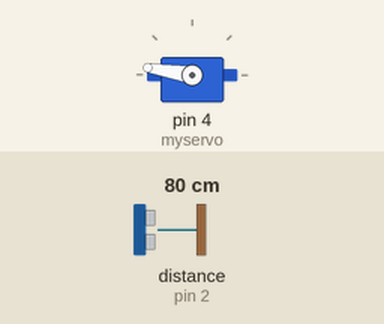
The sketch below on a simulated Arduino Uno, built with avr-gcc and run on an emulated ATmega328P. Shown: servo. Wiring (inferred from the names in the program): ultrasonic range finder: trigger pin 2; echo pin 2. Inputs (shaded band) come from the test bench; at power-on: distance to the obstacle (sensor on pin 2) 80 cm. The echo pulse lasts 58.3 µs per cm; the ROS host is connected and sends only what is stated; what the sketch prints to the serial monitor is not drawn.

Above: at 2.07 s.
4.3 s: distance to the obstacle (sensor on pin 2) set to 2 cm
At 4.53 s:
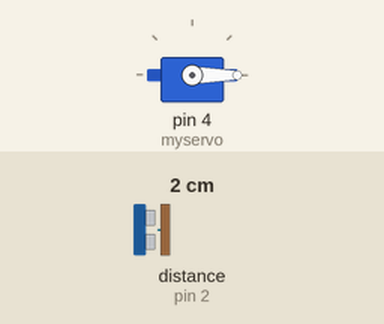
7.3 s: distance to the obstacle (sensor on pin 2) set to 250 cm
At 7.4 s:
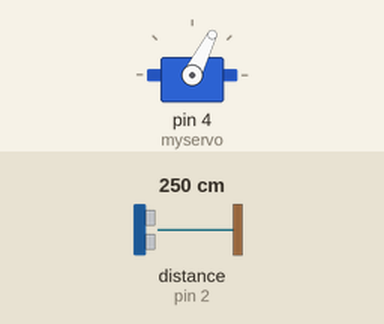
Timing chart, 0 to 16.3 s (numbered marks = the images above; inputs shaded):
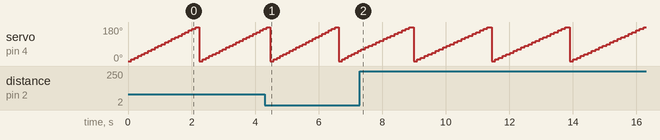

Measured:
- by itself, servo on pin 4 (myservo): ramps from 0° to 180° and jumps back, once every 2.5 s

The sketch:

Ultrascan.ino
```cpp
#include <ros.h>
#include <sensor_msgs/LaserScan.h>
#include <Servo.h>

Servo myservo;
ros::NodeHandle node;
sensor_msgs::LaserScan scan;
ros::Publisher range_pub("/ultrascan", &scan);

//define constants
const int trigPin = 2;
const int echoPin = 2;
const int maxD = 200;


// define variables
float duration;
float distance;
float ranges[20];
int count = 0;

void setup() {
  myservo.attach(4);
  myservo.write(0);
  node.initNode();
  node.advertise(range_pub);
  Serial.begin(57600);


}

void loop() {
  int count = 0;

  for (int pos = 0; pos <= 180; pos += 9) {
    myservo.write(pos);
    pinMode(trigPin, OUTPUT);
    digitalWrite(trigPin, LOW);
    delayMicroseconds(2);
    // Sets the trigPin on HIGH state for 10 micro seconds
    digitalWrite(trigPin, HIGH);
    delayMicroseconds(10);
    digitalWrite(trigPin, LOW);
    // Reads the echoPin, returns the sound wave travel time in microseconds
    pinMode(echoPin, INPUT);
    duration = pulseIn(echoPin, HIGH);
    // Calculating the distance
    distance = duration * 0.034 / 2;
    Serial.print("distance = ");
    Serial.print(distance);
    Serial.print("       angle =");
    Serial.println(pos);
    ranges[count++] = distance;
    delay(100);
  }


  /*int pos = 0;    // variable to store the servo position
    int count = 0;
    while (pos <= 180) {
    myservo.write(pos);
    Serial.print("newangle = ");
    Serial.println(pos);
    pos = pos + 9;
    pinMode(trigPin, OUTPUT);
    digitalWrite(trigPin, LOW);
    delayMicroseconds(2);
    // Sets the trigPin on HIGH state for 10 micro seconds
    digitalWrite(trigPin, HIGH);
    delayMicroseconds(10);
    digitalWrite(trigPin, LOW);
    // Reads the echoPin, returns the sound wave travel time in microseconds
    pinMode(echoPin, INPUT);
    duration = pulseIn(echoPin, HIGH);
    // Calculating the distance
    distance = duration * 0.034 / 2;
    //Serial.println(pos);
    ranges[count++] = distance;
    delay(100);
    }
  */
  Serial.print("done");


  scan.header.frame_id = "laser_frame";
  scan.angle_min = 0;
  scan.angle_max = PI;
  scan.angle_increment = PI / 60;
  scan.time_increment = 0.2;
  scan.range_min = 0.0;
  scan.range_max = 200.0;
  scan.ranges = ranges;
  range_pub.publish(&scan);
  for (int i = 0; i <= 20; i++) {
    Serial.print(",");
    Serial.print(scan.ranges[i]);
  }
  node.spinOnce();

}
```
